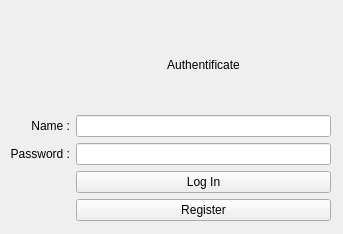
<?xml version="1.0" encoding="UTF-8"?>
<ui version="4.0">
 <class>Auth_window</class>
 <widget class="QWidget" name="Auth_window">
  <property name="geometry">
   <rect>
    <x>0</x>
    <y>0</y>
    <width>343</width>
    <height>234</height>
   </rect>
  </property>
  <property name="windowTitle">
   <string>Form</string>
  </property>
  <widget class="QWidget" name="gridLayoutWidget">
   <property name="geometry">
    <rect>
     <x>10</x>
     <y>20</y>
     <width>321</width>
     <height>201</height>
    </rect>
   </property>
   <layout class="QGridLayout" name="gridLayout">
    <item row="1" column="1">
     <widget class="QLineEdit" name="NameLineEdit"/>
    </item>
    <item row="4" column="1">
     <widget class="QPushButton" name="RegBtn">
      <property name="text">
       <string>Register</string>
      </property>
     </widget>
    </item>
    <item row="0" column="1">
     <widget class="QLabel" name="label">
      <property name="text">
       <string>Authentificate</string>
      </property>
      <property name="alignment">
       <set>Qt::AlignCenter</set>
      </property>
     </widget>
    </item>
    <item row="2" column="1">
     <widget class="QLineEdit" name="PasswordLineEdit"/>
    </item>
    <item row="3" column="1">
     <widget class="QPushButton" name="LogBtn">
      <property name="text">
       <string>Log In</string>
      </property>
     </widget>
    </item>
    <item row="1" column="0">
     <widget class="QLabel" name="label_2">
      <property name="text">
       <string>Name :</string>
      </property>
      <property name="alignment">
       <set>Qt::AlignRight|Qt::AlignTrailing|Qt::AlignVCenter</set>
      </property>
     </widget>
    </item>
    <item row="2" column="0">
     <widget class="QLabel" name="label_3">
      <property name="text">
       <string>Password :</string>
      </property>
      <property name="alignment">
       <set>Qt::AlignRight|Qt::AlignTrailing|Qt::AlignVCenter</set>
      </property>
     </widget>
    </item>
   </layout>
  </widget>
 </widget>
 <resources/>
 <connections/>
</ui>
